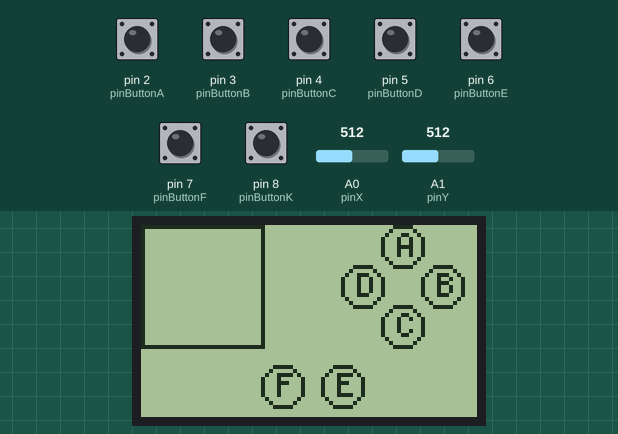
A sketch run on a simulated Arduino Uno, built with avr-gcc and run on an emulated ATmega328P. On the bench: 84×48 one-colour display. Inputs (shaded band) come from the test bench; at power-on: pin 2 (pinButtonA), pin 3 (pinButtonB), pin 4 (pinButtonC), pin 5 (pinButtonD), pin 6 (pinButtonE), pin 7 (pinButtonF), pin 8 (pinButtonK) HIGH, A0 (pinX) = 512, A1 (pinY) = 512.

Above: at 1.2 s.
1.3 s: pin 8 (pinButtonK) pulled LOW for 0.15 s
At 1.51 s:
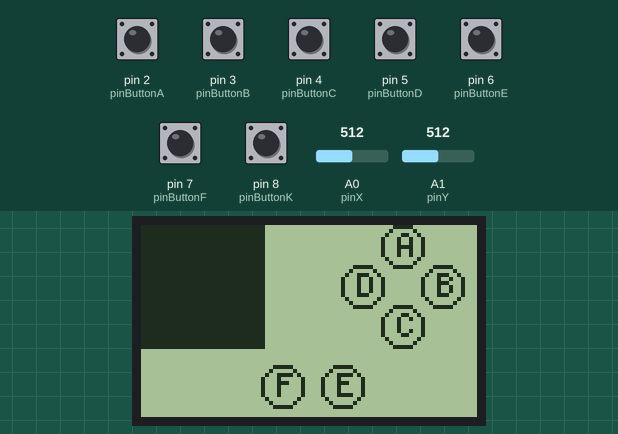
3.1 s: pin 8 (pinButtonK) pulled LOW for 0.15 s
4.9 s: pin 2 (pinButtonA) pulled LOW for 1 s
At 5.7 s:
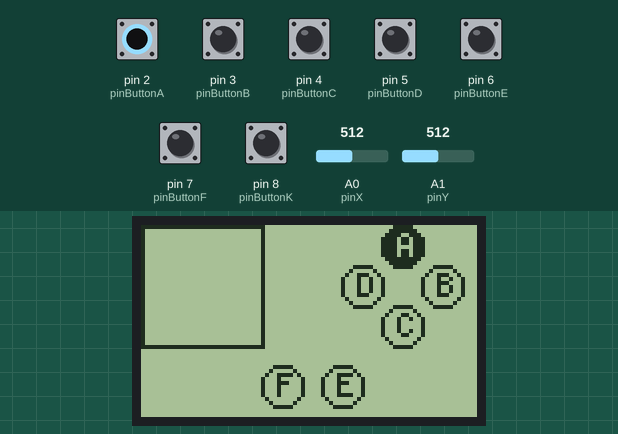
7.4 s: pin 6 (pinButtonE) pulled LOW for 1 s
At 8.2 s:
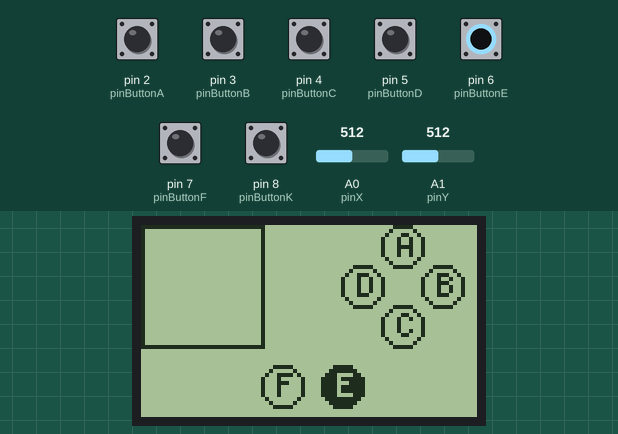
9.9 s: pin 3 (pinButtonB) pulled LOW for 0.15 s
At 10.2 s:
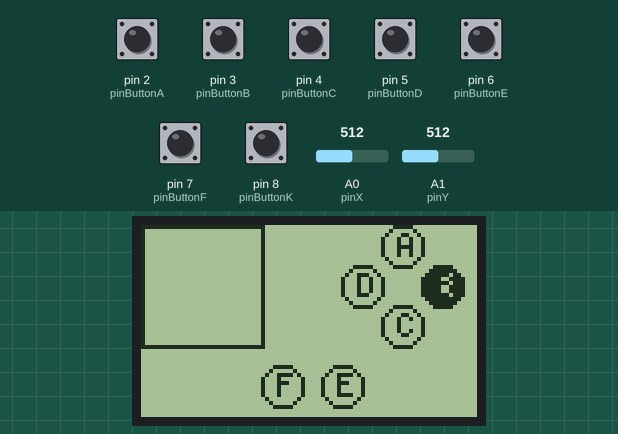
11.7 s: pin 4 (pinButtonC) pulled LOW for 0.15 s
At 11.88 s:
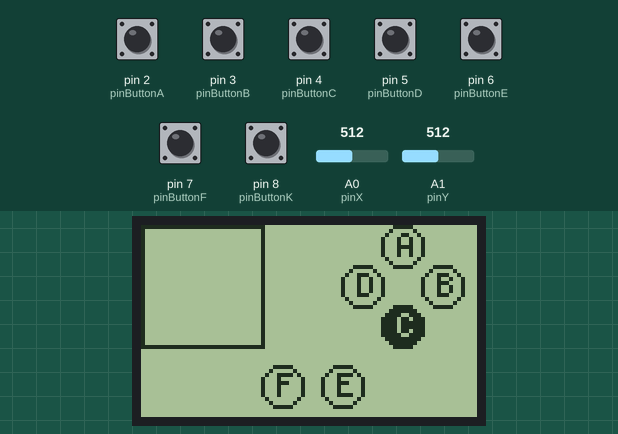
Timing chart, 0 to 14.4 s (numbered marks = the images above; inputs shaded):
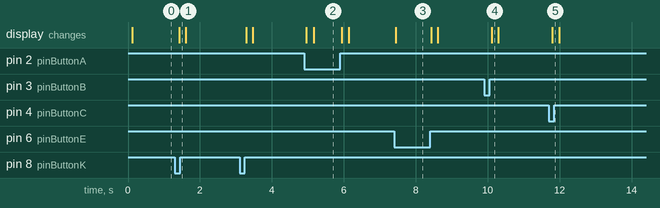

Measured:
- after the input at 1.3 s, the display: changes after 0.12 s (image 1)
- after the input at 4.9 s, the display: first changes after 0.06 s (image 2 shows a later state)
- after the input at 7.4 s, the display: changes at once (image 3)
- after the input at 9.9 s, the display: changes after 0.21 s (image 4)
- after the input at 11.7 s, the display: changes after 0.10 s (image 5)

The sketch:

joystick-shield-u8g2.ino
```cpp
// (licence header left out)
#include <Arduino.h>
#include <U8g2lib.h>

#ifdef U8X8_HAVE_HW_SPI
#include <SPI.h>
#endif
#ifdef U8X8_HAVE_HW_I2C
#include <Wire.h>
#endif

// Please UNCOMMENT one of the contructor lines below
// U8g2 Contructor List (Picture Loop Page Buffer)
// The complete list is available here: https://github.com/olikraus/u8g2/wiki/u8g2setupcpp
// Please update the pin numbers according to your setup. Use U8X8_PIN_NONE if the reset pin is not connected
//U8G2_NULL u8g2(U8G2_R0);  // null device, a 8x8 pixel display which does nothing
//U8G2_SSD1306_128X64_NONAME_1_4W_SW_SPI u8g2(U8G2_R0, /* clock=*/ 13, /* data=*/ 11, /* cs=*/ 10, /* dc=*/ 9, /* reset=*/ 8);
//U8G2_SSD1306_128X64_NONAME_1_4W_HW_SPI u8g2(U8G2_R0, /* cs=*/ 12, /* dc=*/ 4, /* reset=*/ 6); // Arduboy (Production, Kickstarter Edition)
//U8G2_SSD1306_128X64_NONAME_1_4W_HW_SPI u8g2(U8G2_R0, /* cs=*/ 10, /* dc=*/ 9, /* reset=*/ 8);
//U8G2_SSD1306_128X64_NONAME_1_3W_SW_SPI u8g2(U8G2_R0, /* clock=*/ 13, /* data=*/ 11, /* cs=*/ 10, /* reset=*/ 8);
//U8G2_SSD1306_128X64_NONAME_1_HW_I2C u8g2(U8G2_R0, /* reset=*/ U8X8_PIN_NONE);
//U8G2_SSD1306_128X64_ALT0_1_HW_I2C u8g2(U8G2_R0, /* reset=*/ U8X8_PIN_NONE);   // same as the NONAME variant, but may solve the "every 2nd line skipped" problem
//U8G2_SSD1306_128X64_NONAME_1_SW_I2C u8g2(U8G2_R0, /* clock=*/ 13, /* data=*/ 11, /* reset=*/ 8);
//U8G2_SSD1306_128X64_NONAME_1_SW_I2C u8g2(U8G2_R0, /* clock=*/ SCL, /* data=*/ SDA, /* reset=*/ U8X8_PIN_NONE);   // All Boards without Reset of the Display
//U8G2_SSD1306_128X64_NONAME_1_SW_I2C u8g2(U8G2_R0, /* clock=*/ 16, /* data=*/ 17, /* reset=*/ U8X8_PIN_NONE);   // ESP32 Thing, pure SW emulated I2C
//U8G2_SSD1306_128X64_NONAME_1_HW_I2C u8g2(U8G2_R0, /* reset=*/ U8X8_PIN_NONE, /* clock=*/ 16, /* data=*/ 17);   // ESP32 Thing, HW I2C with pin remapping
//U8G2_SSD1306_128X64_NONAME_1_6800 u8g2(U8G2_R0, 13, 11, 2, 3, 4, 5, 6, A4, /*enable=*/ 7, /*cs=*/ 10, /*dc=*/ 9, /*reset=*/ 8);
//U8G2_SSD1306_128X64_NONAME_1_8080 u8g2(U8G2_R0, 13, 11, 2, 3, 4, 5, 6, A4, /*enable=*/ 7, /*cs=*/ 10, /*dc=*/ 9, /*reset=*/ 8);
//U8G2_SSD1306_128X64_VCOMH0_1_4W_HW_SPI u8g2(U8G2_R0, /* cs=*/ 10, /* dc=*/ 9, /* reset=*/ 8); // same as the NONAME variant, but maximizes setContrast() range
//U8G2_SSD1306_128X64_ALT0_1_4W_HW_SPI u8g2(U8G2_R0, /* cs=*/ 10, /* dc=*/ 9, /* reset=*/ 8); // same as the NONAME variant, but may solve the "every 2nd line skipped" problem
//U8G2_SH1106_128X64_NONAME_1_4W_HW_SPI u8g2(U8G2_R0, /* cs=*/ 10, /* dc=*/ 9, /* reset=*/ 8);
//U8G2_SH1106_128X64_NONAME_1_HW_I2C u8g2(U8G2_R0, /* reset=*/ U8X8_PIN_NONE);
//U8G2_SH1106_128X64_VCOMH0_1_4W_HW_SPI u8g2(U8G2_R0, /* cs=*/ 10, /* dc=*/ 9, /* reset=*/ 8);    // same as the NONAME variant, but maximizes setContrast() range
//U8G2_SH1106_128X64_WINSTAR_1_4W_HW_SPI u8g2(U8G2_R0, /* cs=*/ 10, /* dc=*/ 9, /* reset=*/ 8);   // same as the NONAME variant, but uses updated SH1106 init sequence
//U8G2_SH1107_64X128_1_4W_HW_SPI u8g2(U8G2_R0, /* cs=*/ 10, /* dc=*/ 9, /* reset=*/ 8);
//U8G2_SH1107_128X128_1_4W_HW_SPI u8g2(U8G2_R0, /* cs=*/ 10, /* dc=*/ 9, /* reset=*/ 8);
//U8G2_SH1107_128X128_1_HW_I2C u8g2(U8G2_R0, /* reset=*/ 8);
//U8G2_SH1107_SEEED_96X96_1_4W_HW_SPI u8g2(U8G2_R0, /* cs=*/ 10, /* dc=*/ 9, /* reset=*/ 8);
//U8G2_SSD1306_128X32_UNIVISION_1_SW_I2C u8g2(U8G2_R0, /* clock=*/ 21, /* data=*/ 20, /* reset=*/ U8X8_PIN_NONE);   // Adafruit Feather M0 Basic Proto + FeatherWing OLED
//U8G2_SSD1306_128X32_UNIVISION_1_SW_I2C u8g2(U8G2_R0, /* clock=*/ SCL, /* data=*/ SDA, /* reset=*/ U8X8_PIN_NONE);   // Adafruit Feather ESP8266/32u4 Boards + FeatherWing OLED
//U8G2_SSD1306_128X32_UNIVISION_1_HW_I2C u8g2(U8G2_R0, /* reset=*/ U8X8_PIN_NONE);   // Adafruit ESP8266/32u4/ARM Boards + FeatherWing OLED
//U8G2_SSD1306_128X32_UNIVISION_1_HW_I2C u8g2(U8G2_R0, /* reset=*/ U8X8_PIN_NONE, /* clock=*/ SCL, /* data=*/ SDA);   // pin remapping with ESP8266 HW I2C
//U8G2_SSD1306_64X48_ER_1_HW_I2C u8g2(U8G2_R0, /* reset=*/ U8X8_PIN_NONE);   // EastRising 0.66" OLED breakout board, Uno: A4=SDA, A5=SCL, 5V powered
//U8G2_SSD1306_64X32_NONAME_1_HW_I2C u8g2(U8G2_R0, /* reset=*/ U8X8_PIN_NONE);
//U8G2_SSD1306_64X32_1F_1_HW_I2C u8g2(U8G2_R0, /* reset=*/ U8X8_PIN_NONE);
//U8G2_SSD1306_96X16_ER_1_HW_I2C u8g2(U8G2_R0, /* reset=*/ U8X8_PIN_NONE);   // EastRising 0.69" OLED
//U8G2_SSD1322_NHD_256X64_1_4W_SW_SPI u8g2(U8G2_R0, /* clock=*/ 13, /* data=*/ 11, /* cs=*/ 10, /* dc=*/ 9, /* reset=*/ 8); // Enable U8G2_16BIT in u8g2.h
//U8G2_SSD1322_NHD_256X64_1_4W_HW_SPI u8g2(U8G2_R0, /* cs=*/ 10, /* dc=*/ 9, /* reset=*/ 8);  // Enable U8G2_16BIT in u8g2.h
//U8G2_SSD1322_NHD_128X64_1_4W_SW_SPI u8g2(U8G2_R0, /* clock=*/ 13, /* data=*/ 11, /* cs=*/ 10, /* dc=*/ 9, /* reset=*/ 8);
//U8G2_SSD1322_NHD_128X64_1_4W_HW_SPI u8g2(U8G2_R0, /* cs=*/ 10, /* dc=*/ 9, /* reset=*/ 8);
//U8G2_SSD1325_NHD_128X64_1_4W_SW_SPI u8g2(U8G2_R0, /* clock=*/ 13, /* data=*/ 11, /* cs=*/ 10, /* dc=*/ 9, /* reset=*/ 8);
//U8G2_SSD1325_NHD_128X64_1_4W_HW_SPI u8g2(U8G2_R0, /* cs=*/ 10, /* dc=*/ 9, /* reset=*/ 8);
//U8G2_SSD1326_ER_256X32_1_4W_SW_SPI u8g2(U8G2_R0, /* clock=*/ 13, /* data=*/ 11, /* cs=*/ 10, /* dc=*/ 9, /* reset=*/ 8);         // experimental driver for ER-OLED018-1
//U8G2_SSD1327_SEEED_96X96_1_SW_I2C u8g2(U8G2_R0, /* clock=*/ SCL, /* data=*/ SDA, /* reset=*/ U8X8_PIN_NONE);  // Seeedstudio Grove OLED 96x96
//U8G2_SSD1327_SEEED_96X96_1_HW_I2C u8g2(U8G2_R0, /* reset=*/ U8X8_PIN_NONE); // Seeedstudio Grove OLED 96x96
//U8G2_SSD1327_MIDAS_128X128_1_4W_SW_SPI u8g2(U8G2_R0, /* clock=*/ 13, /* data=*/ 11, /* cs=*/ 10, /* dc=*/ 9, /* reset=*/ 8);
//U8G2_SSD1327_MIDAS_128X128_1_4W_HW_SPI u8g2(U8G2_R0, /* cs=*/ 10, /* dc=*/ 9, /* reset=*/ 8);
//U8G2_SSD1329_128X96_NONAME_1_4W_SW_SPI u8g2(U8G2_R0, /* clock=*/ 13, /* data=*/ 11, /* cs=*/ 10, /* dc=*/ 9, /* reset=*/ 8);
//U8G2_SSD1329_128X96_NONAME_1_4W_HW_SPI u8g2(U8G2_R0, /* cs=*/ 10, /* dc=*/ 9, /* reset=*/ 8);
//U8G2_SSD1305_128X32_NONAME_1_4W_SW_SPI u8g2(U8G2_R0, /* clock=*/ 13, /* data=*/ 11, /* cs=*/ 10, /* dc=*/ 9, /* reset=*/ 8);
//U8G2_SSD1305_128X32_NONAME_1_4W_HW_SPI u8g2(U8G2_R0, /* cs=*/ 10, /* dc=*/ 9, /* reset=*/ 8);
//U8G2_SSD1309_128X64_NONAME0_1_4W_SW_SPI u8g2(U8G2_R0, /* clock=*/ 13, /* data=*/ 11, /* cs=*/ 10, /* dc=*/ 9, /* reset=*/ 8);
//U8G2_SSD1309_128X64_NONAME0_1_4W_HW_SPI u8g2(U8G2_R0, /* cs=*/ 10, /* dc=*/ 9, /* reset=*/ 8);
//U8G2_SSD1309_128X64_NONAME2_1_4W_SW_SPI u8g2(U8G2_R0, /* clock=*/ 13, /* data=*/ 11, /* cs=*/ 10, /* dc=*/ 9, /* reset=*/ 8);
//U8G2_SSD1309_128X64_NONAME2_1_4W_HW_SPI u8g2(U8G2_R0, /* cs=*/ 10, /* dc=*/ 9, /* reset=*/ 8);
//U8G2_LD7032_60X32_1_4W_SW_SPI u8g2(U8G2_R0, /* clock=*/ 11, /* data=*/ 12, /* cs=*/ 9, /* dc=*/ 10, /* reset=*/ 8); // SW SPI Nano Board
//U8G2_LD7032_60X32_1_4W_SW_I2C u8g2(U8G2_R0, /* clock=*/ 11, /* data=*/ 12, /* reset=*/ U8X8_PIN_NONE);  // NOT TESTED!
//U8G2_UC1701_EA_DOGS102_1_4W_SW_SPI u8g2(U8G2_R0, /* clock=*/ 13, /* data=*/ 11, /* cs=*/ 10, /* dc=*/ 9, /* reset=*/ 8);
//U8G2_UC1701_EA_DOGS102_1_4W_HW_SPI u8g2(U8G2_R0, /* cs=*/ 10, /* dc=*/ 9, /* reset=*/ 8);
//U8G2_PCD8544_84X48_1_4W_SW_SPI u8g2(U8G2_R0, /* clock=*/ 13, /* data=*/ 11, /* cs=*/ 10, /* dc=*/ 9, /* reset=*/ 8);  // Nokia 5110 Display
//U8G2_PCD8544_84X48_1_4W_HW_SPI u8g2(U8G2_R0, /* cs=*/ 10, /* dc=*/ 9, /* reset=*/ 8);           // Nokia 5110 Display
//U8G2_PCF8812_96X65_1_4W_SW_SPI u8g2(U8G2_R0, /* clock=*/ 13, /* data=*/ 11, /* cs=*/ 10, /* dc=*/ 9, /* reset=*/ 8);  // Could be also PCF8814
//U8G2_PCF8812_96X65_1_4W_HW_SPI u8g2(U8G2_R0, /* cs=*/ 10, /* dc=*/ 9, /* reset=*/ 8);           // Could be also PCF8814
//U8G2_HX1230_96X68_1_3W_SW_SPI u8g2(U8G2_R0, /* clock=*/ 13, /* data=*/ 11, /* cs=*/ 10, /* reset=*/ 8);
//U8G2_HX1230_96X68_1_4W_SW_SPI u8g2(U8G2_R0, /* clock=*/ 13, /* data=*/ 11, /* cs=*/ 10, /* dc=*/ 9, /* reset=*/ 8);
//U8G2_KS0108_128X64_1 u8g2(U8G2_R0, 8, 9, 10, 11, 4, 5, 6, 7, /*enable=*/ 18, /*dc=*/ 17, /*cs0=*/ 14, /*cs1=*/ 15, /*cs2=*/ U8X8_PIN_NONE, /* reset=*/  U8X8_PIN_NONE);   // Set R/W to low!
//U8G2_KS0108_ERM19264_1 u8g2(U8G2_R0, 8, 9, 10, 11, 4, 5, 6, 7, /*enable=*/ 18, /*dc=*/ 17, /*cs0=*/ 14, /*cs1=*/ 15, /*cs2=*/ 16, /* reset=*/  U8X8_PIN_NONE);  // Set R/W to low!
//U8G2_ST7920_192X32_1_8080 u8g2(U8G2_R0, 8, 9, 10, 11, 4, 5, 6, 7, /*enable=*/ 18, /*cs=*/ U8X8_PIN_NONE, /*dc=*/ 17, /*reset=*/ U8X8_PIN_NONE);
//U8G2_ST7920_192X32_1_SW_SPI u8g2(U8G2_R0, /* clock=*/ 18 /* A4 */ , /* data=*/ 16 /* A2 */, /* CS=*/ 17 /* A3 */, /* reset=*/ U8X8_PIN_NONE);
//U8G2_ST7920_128X64_1_8080 u8g2(U8G2_R0, 8, 9, 10, 11, 4, 5, 6, 7, /*enable=*/ 18 /* A4 */, /*cs=*/ U8X8_PIN_NONE, /*dc/rs=*/ 17 /* A3 */, /*reset=*/ 15 /* A1 */);  // Remember to set R/W to 0
//U8G2_ST7920_128X64_1_SW_SPI u8g2(U8G2_R0, /* clock=*/ 18 /* A4 */ , /* data=*/ 16 /* A2 */, /* CS=*/ 17 /* A3 */, /* reset=*/ U8X8_PIN_NONE);
//U8G2_ST7920_128X64_1_SW_SPI u8g2(U8G2_R0, /* clock=*/ 13, /* data=*/ 11, /* CS=*/ 10, /* reset=*/ 8);
//U8G2_ST7920_128X64_1_HW_SPI u8g2(U8G2_R0, /* CS=*/ 10, /* reset=*/ 8);
//U8G2_ST7565_EA_DOGM128_1_4W_SW_SPI u8g2(U8G2_R0, /* clock=*/ 13, /* data=*/ 11, /* cs=*/ 10, /* dc=*/ 9, /* reset=*/ 8);
//U8G2_ST7565_EA_DOGM128_1_4W_HW_SPI u8g2(U8G2_R0, /* cs=*/ 10, /* dc=*/ 9, /* reset=*/ 8);
//U8G2_ST7565_64128N_1_4W_SW_SPI u8g2(U8G2_R0, /* clock=*/ 13, /* data=*/ 11, /* cs=*/ 10, /* dc=*/ 9, /* reset=*/ 8);
//U8G2_ST7565_64128N_1_4W_HW_SPI u8g2(U8G2_R0, /* cs=*/ 10, /* dc=*/ 9, /* reset=*/ 8);
//U8G2_ST7565_EA_DOGM132_1_4W_SW_SPI u8g2(U8G2_R0, /* clock=*/ 13, /* data=*/ 11, /* cs=*/ 10, /* dc=*/ 9, /* reset=*/ U8X8_PIN_NONE);  // DOGM132 Shield
//U8G2_ST7565_EA_DOGM132_1_4W_HW_SPI u8g2(U8G2_R0, /* cs=*/ 10, /* dc=*/ 9, /* reset=*/ U8X8_PIN_NONE); // DOGM132 Shield
//U8G2_ST7565_ZOLEN_128X64_1_4W_SW_SPI u8g2(U8G2_R0, /* clock=*/ 13, /* data=*/ 11, /* cs=*/ 10, /* dc=*/ 9, /* reset=*/ 8);
//U8G2_ST7565_ZOLEN_128X64_1_4W_HW_SPI u8g2(U8G2_R0, /* cs=*/ 10, /* dc=*/ 9, /* reset=*/ 8);
//U8G2_ST7565_LM6059_1_4W_SW_SPI u8g2(U8G2_R0, /* clock=*/ 13, /* data=*/ 11, /* cs=*/ 10, /* dc=*/ 9, /* reset=*/ 8);    // Adafruit ST7565 GLCD
//U8G2_ST7565_LM6059_1_4W_HW_SPI u8g2(U8G2_R0, /* cs=*/ 10, /* dc=*/ 9, /* reset=*/ 8);     // Adafruit ST7565 GLCD
//U8G2_ST7565_ERC12864_1_4W_SW_SPI u8g2(U8G2_R0, /* clock=*/ 13, /* data=*/ 11, /* cs=*/ 10, /* dc=*/ 9, /* reset=*/ 8);
//U8G2_ST7565_ERC12864_1_4W_HW_SPI u8g2(U8G2_R0, /* cs=*/ 10, /* dc=*/ 9, /* reset=*/ 8);
//U8G2_ST7565_NHD_C12832_1_4W_SW_SPI u8g2(U8G2_R0, /* clock=*/ 13, /* data=*/ 11, /* cs=*/ 10, /* dc=*/ 9, /* reset=*/ 8);
//U8G2_ST7565_NHD_C12832_1_4W_HW_SPI u8g2(U8G2_R0, /* cs=*/ 10, /* dc=*/ 9, /* reset=*/ 8);
//U8G2_ST7565_NHD_C12864_1_4W_SW_SPI u8g2(U8G2_R0, /* clock=*/ 13, /* data=*/ 11, /* cs=*/ 10, /* dc=*/ 9, /* reset=*/ 8);
//U8G2_ST7565_NHD_C12864_1_4W_HW_SPI u8g2(U8G2_R0, /* cs=*/ 10, /* dc=*/ 9, /* reset=*/ 8);
//U8G2_ST7567_PI_132X64_1_4W_SW_SPI u8g2(U8G2_R0, /* clock=*/ 13, /* data=*/ 11, /* cs=*/ 7, /* dc=*/ 9, /* reset=*/ 8);  // Pax Instruments Shield, LCD_BL=6
//U8G2_ST7567_PI_132X64_1_4W_HW_SPI u8g2(U8G2_R0, /* cs=*/ 7, /* dc=*/ 9, /* reset=*/ 8);  // Pax Instruments Shield, LCD_BL=6
//U8G2_ST7567_JLX12864_1_4W_SW_SPI u8g2(U8G2_R0, /* clock=*/ 13, /* data=*/ 11, /* cs=*/ 7, /* dc=*/ 9, /* reset=*/ 8);
//U8G2_ST7567_JLX12864_1_4W_HW_SPI u8g2(U8G2_R0, /* cs=*/ 7, /* dc=*/ 9, /* reset=*/ 8);
//U8G2_ST75256_JLX172104_1_4W_SW_SPI u8g2(U8G2_R0, /* clock=*/ 13, /* data=*/ 11, /* cs=*/ 10, /* dc=*/ 9, /* reset=*/ 8);
//U8G2_ST75256_JLX172104_1_4W_HW_SPI u8g2(U8G2_R0, /* cs=*/ 10, /* dc=*/ 9, /* reset=*/ 8);
//U8G2_ST75256_JLX256128_1_4W_SW_SPI u8g2(U8G2_R0, /* clock=*/ 13, /* data=*/ 11, /* cs=*/ 10, /* dc=*/ 9, /* reset=*/ 8);  // Enable U8g2 16 bit mode for this display
//U8G2_ST75256_JLX256128_1_4W_HW_SPI u8g2(U8G2_R0, /* cs=*/ 10, /* dc=*/ 9, /* reset=*/ 8);       // Enable U8g2 16 bit mode for this display
//U8G2_ST75256_JLX25664_1_2ND_HW_I2C u8g2(U8G2_R0, /* reset=*/ 8);  // Due, 2nd I2C, enable U8g2 16 bit mode for this display
//U8G2_NT7534_TG12864R_1_4W_SW_SPI u8g2(U8G2_R0, /* clock=*/ 13, /* data=*/ 11, /* cs=*/ 10, /* dc=*/ 9, /* reset=*/ 8);
//U8G2_NT7534_TG12864R_1_4W_HW_SPI u8g2(U8G2_R0, /* cs=*/ 10, /* dc=*/ 9, /* reset=*/ 8);
//U8G2_ST7588_JLX12864_1_SW_I2C u8g2(U8G2_R0, /* clock=*/ SCL, /* data=*/ SDA, /* reset=*/ 5);
//U8G2_ST7588_JLX12864_1_HW_I2C u8g2(U8G2_R0, /* reset=*/ 5);
//U8G2_IST3020_ERC19264_1_6800 u8g2(U8G2_R0, 44, 43, 42, 41, 40, 39, 38, 37,  /*enable=*/ 28, /*cs=*/ 32, /*dc=*/ 30, /*reset=*/ 31); // Connect WR pin with GND
//U8G2_IST3020_ERC19264_1_8080 u8g2(U8G2_R0, 44, 43, 42, 41, 40, 39, 38, 37,  /*enable=*/ 29, /*cs=*/ 32, /*dc=*/ 30, /*reset=*/ 31); // Connect RD pin with 3.3V
//U8G2_IST3020_ERC19264_1_4W_SW_SPI u8g2(U8G2_R0, /* clock=*/ 13, /* data=*/ 11, /* cs=*/ 10, /* dc=*/ 9, /* reset=*/ 8);
//U8G2_LC7981_160X80_1_6800 u8g2(U8G2_R0, 8, 9, 10, 11, 4, 5, 6, 7, /*enable=*/ 18, /*cs=*/ 14, /*dc=*/ 15, /*reset=*/ 16); // Connect RW with GND
//U8G2_LC7981_160X160_1_6800 u8g2(U8G2_R0, 8, 9, 10, 11, 4, 5, 6, 7, /*enable=*/ 18, /*cs=*/ 14, /*dc=*/ 15, /*reset=*/ 16); // Connect RW with GND
//U8G2_LC7981_240X128_1_6800 u8g2(U8G2_R0, 8, 9, 10, 11, 4, 5, 6, 7, /*enable=*/ 18, /*cs=*/ 14, /*dc=*/ 15, /*reset=*/ 16); // Connect RW with GND
//U8G2_SED1520_122X32_1 u8g2(U8G2_R0, 8, 9, 10, 11, 4, 5, 6, 7, /*dc=*/ A0, /*e1=*/ A3, /*e2=*/ A2, /* reset=*/  A4);   // Set R/W to low!
//U8G2_T6963_240X128_1_8080 u8g2(U8G2_R0, 8, 9, 10, 11, 4, 5, 6, 7, /*enable=*/ 17, /*cs=*/ 14, /*dc=*/ 15, /*reset=*/ 16); // Connect RD with +5V, FS0 and FS1 with GND
//U8G2_T6963_256X64_1_8080 u8g2(U8G2_R0, 8, 9, 10, 11, 4, 5, 6, 7, /*enable=*/ 17, /*cs=*/ 14, /*dc=*/ 15, /*reset=*/ 16); // Connect RD with +5V, FS0 and FS1 with GND
//U8G2_SED1330_240X128_1_8080 u8g2(U8G2_R0, 8, 9, 10, 11, 4, 5, 6, 7, /*enable=*/ 17, /*cs=*/ 14, /*dc=*/ 15, /*reset=*/ 16); // Connect /RD = E with +5V, enable is /WR = RW, FG with GND, 14=Uno Pin A0
//U8G2_SED1330_240X128_1_6800 u8g2(U8G2_R0, 8, 9, 10, 11, 4, 5, 6, 7,  /*enable=*/ 17, /*cs=*/ 14, /*dc=*/ 15, /*reset=*/ 16); // A0 is dc pin, /WR = RW = GND, enable is /RD = E
//U8G2_RA8835_NHD_240X128_1_8080 u8g2(U8G2_R0, 8, 9, 10, 11, 4, 5, 6, 7, /*enable=*/ 17, /*cs=*/ 14, /*dc=*/ 15, /*reset=*/ 16); // Connect /RD = E with +5V, enable is /WR = RW, FG with GND, 14=Uno Pin A0
//U8G2_RA8835_NHD_240X128_1_6800 u8g2(U8G2_R0, 8, 9, 10, 11, 4, 5, 6, 7,  /*enable=*/ 17, /*cs=*/ 14, /*dc=*/ 15, /*reset=*/ 16); // A0 is dc pin, /WR = RW = GND, enable is /RD = E
//U8G2_UC1601_128X32_1_4W_SW_SPI u8g2(U8G2_R0, /* clock=*/ 13, /* data=*/ 11, /* cs=*/ 10, /* dc=*/ 9, /* reset=*/ 8);
//U8G2_UC1601_128X32_1_3W_SW_SPI u8g2(U8G2_R0, /* clock=*/ 13, /* data=*/ 11, /* cs=*/ 10, /* reset=*/ 8);
//U8G2_UC1604_JLX19264_1_4W_SW_SPI u8g2(U8G2_R0, /* clock=*/ 13, /* data=*/ 11, /* cs=*/ 10, /* dc=*/ 9, /* reset=*/ 8);
//U8G2_UC1604_JLX19264_1_4W_HW_SPI u8g2(U8G2_R0, /* cs=*/ 10, /* dc=*/ 9, /* reset=*/ 8);
//U8G2_UC1608_ERC24064_1_4W_SW_SPI u8g2(U8G2_R0, /* clock=*/ 13, /* data=*/ 11, /* cs=*/ 10, /* dc=*/ 9, /* reset=*/ 8);  // SW SPI, Due ERC24064-1 Test Setup
//U8G2_UC1608_ERC240120_1_4W_SW_SPI u8g2(U8G2_R0, /* clock=*/ 13, /* data=*/ 11, /* cs=*/ 10, /* dc=*/ 9, /* reset=*/ 8);
//U8G2_UC1608_240X128_1_4W_SW_SPI u8g2(U8G2_R0, /* clock=*/ 13, /* data=*/ 11, /* cs=*/ 10, /* dc=*/ 9, /* reset=*/ 8);  // SW SPI, Due ERC24064-1 Test Setup
//U8G2_UC1610_EA_DOGXL160_1_4W_SW_SPI u8g2(U8G2_R0, /* clock=*/ 13, /* data=*/ 11, /* cs=*/ 10, /* dc=*/ 9, /* reset=*/  U8X8_PIN_NONE);
//U8G2_UC1610_EA_DOGXL160_1_4W_HW_SPI u8g2(U8G2_R0, /* cs=*/ 10, /* dc=*/ 9, /* reset=*/  U8X8_PIN_NONE);
//U8G2_UC1611_EA_DOGM240_1_2ND_HW_I2C u8g2(U8G2_R0, /* reset=*/ 8); // Due, 2nd I2C, DOGM240 Test Board
//U8G2_UC1611_EA_DOGM240_1_4W_SW_SPI u8g2(U8G2_R0, /* clock=*/ 13, /* data=*/ 11, /* cs=*/ 10, /* dc=*/ 9, /* reset=*/ 8);   // SW SPI, Due DOGXL240 Test Board
//U8G2_UC1611_EA_DOGXL240_1_2ND_HW_I2C u8g2(U8G2_R0, /* reset=*/ 8);  // Due, 2nd I2C, DOGXL240 Test Board
//U8G2_UC1611_EA_DOGXL240_1_4W_SW_SPI u8g2(U8G2_R0, /* clock=*/ 13, /* data=*/ 11, /* cs=*/ 10, /* dc=*/ 9, /* reset=*/ 8);   // SW SPI, Due DOGXL240 Test Board
//U8G2_UC1611_EW50850_1_8080 u8g2(U8G2_R0, 8, 9, 10, 11, 4, 5, 6, 7,  /*enable=*/ 18, /*cs=*/ 3, /*dc=*/ 16, /*reset=*/ 16); // 240x160, Connect RD/WR1 pin with 3.3V, CS is aktive high
//U8G2_UC1638_160X128_1_4W_HW_SPI u8g2(U8G2_R2, /* cs=*/ 2, /* dc=*/ 3, /* reset=*/ 4);  // Not tested
//U8G2_SSD1606_172X72_1_4W_SW_SPI u8g2(U8G2_R0, /* clock=*/ 13, /* data=*/ 11, /* cs=*/ 10, /* dc=*/ 9, /* reset=*/ 8);   // eInk/ePaper Display
//U8G2_SSD1607_200X200_1_4W_SW_SPI u8g2(U8G2_R0, /* clock=*/ 13, /* data=*/ 11, /* cs=*/ 10, /* dc=*/ 9, /* reset=*/ 8);  // eInk/ePaper Display, original LUT from embedded artists
//U8G2_SSD1607_GD_200X200_1_4W_SW_SPI u8g2(U8G2_R0, /* clock=*/ 13, /* data=*/ 11, /* cs=*/ 10, /* dc=*/ 9, /* reset=*/ 8); // Good Display
//U8G2_IL3820_296X128_1_4W_SW_SPI u8g2(U8G2_R0, /* clock=*/ 13, /* data=*/ 11, /* cs=*/ 10, /* dc=*/ 9, /* reset=*/ 8); // WaveShare 2.9 inch eInk/ePaper Display, enable 16 bit mode for this display!
//U8G2_IL3820_V2_296X128_1_4W_SW_SPI u8g2(U8G2_R0, /* clock=*/ 13, /* data=*/ 11, /* cs=*/ 10, /* dc=*/ 9, /* reset=*/ 8);  // ePaper Display, lesser flickering and faster speed, enable 16 bit mode for this display!

// End of constructor list

#define RST 12
#define CS  13
#define DC  11
#define DIN 10
#define CLK  9
U8G2_PCD8544_84X48_1_4W_SW_SPI u8g2(U8G2_R0, CLK, DIN, CS, DC, RST);

//// BUTTONS ////

// Pin definitie voor knoppen
const byte pinButtonA = 2;
const byte pinButtonB = 3;
const byte pinButtonC = 4;
const byte pinButtonD = 5;
const byte pinButtonE = 6;
const byte pinButtonF = 7;
const byte pinButtonK = 8;


//// JOYSTICK ////
const byte pinX = A0;
const byte pinY = A1;

int xDirection = 0;
int yDirection = 0;

void setup(void) {

  Serial.begin(9600);

  // Knoppen
  pinMode(pinButtonA, INPUT_PULLUP);
  pinMode(pinButtonB, INPUT_PULLUP);
  pinMode(pinButtonC, INPUT_PULLUP);
  pinMode(pinButtonD, INPUT_PULLUP);
  pinMode(pinButtonE, INPUT_PULLUP);
  pinMode(pinButtonF, INPUT_PULLUP);
  pinMode(pinButtonK, INPUT_PULLUP);

  // Display
  u8g2.begin();

}

// Tekent een knop een x en y positie
// active geeft aan of the knop ingedrukt is
// label is de letter op de knop
void drawButton(int x, int y, bool active, char* label) {

  // Knop label
  u8g2.setFont(u8g2_font_5x7_tr);

  // Knop cirkel
  if (active)   {
    u8g2.drawFilledEllipse(x, y, 5, 5, U8G2_DRAW_ALL);
    u8g2.setDrawColor(0);
    u8g2.drawStr(x - 1, y + 3, label);
    u8g2.setDrawColor(1);
  } else {
    u8g2.drawCircle(x, y, 5, U8G2_DRAW_ALL);
    u8g2.drawStr(x - 1, y + 3, label);
  }

}

void loop() {


  // Maak scherm leeg
  //u8g2.clearDisplay();

  u8g2.firstPage();
  do {

  // Teken de knoppen
  drawButton(65,  5, digitalRead(pinButtonA) == LOW, "A");
  drawButton(75, 15, digitalRead(pinButtonB) == LOW, "B");
  drawButton(65, 25, digitalRead(pinButtonC) == LOW, "C");
  drawButton(55, 15, digitalRead(pinButtonD) == LOW, "D");

  drawButton(50, 40, digitalRead(pinButtonE) == LOW, "E");
  drawButton(35, 40, digitalRead(pinButtonF) == LOW, "F");

  // Lees waarden van joystick uit (0-1023)
  xDirection = analogRead(pinX);
  yDirection = analogRead(pinY);

  // Teken de joystick

  // Bereken de positie van de joystick in een 30x30 vierkant

  // Het vierkant loopt van 0-30 pixels, de joystick schaal is 0-1023.
  // 30 / 1023 = 0.0293
  int x = xDirection * 0.0293;
  int y = yDirection * 0.0293;

  // Als de joystick knop is ingedrukt
  if (digitalRead(pinButtonK) == LOW) {

    // Teken zwart vierkant met witte cirkel
    u8g2.drawBox(0, 0, 31, 31);
    u8g2.drawCircle(x, 30 - y, 1, U8G2_DRAW_ALL);
  } else {

    // Teken wit vierkant met zwarte cirkel
    u8g2.drawFrame(0, 0, 31, 31);
    u8g2.drawFilledEllipse(x, 30 - y, 1, 1, U8G2_DRAW_ALL);
  }

  //  int x = 15 + 15 * cos((45 * 3.14 / 180));
  //  int y = 15 + 15 * sin((45 * 3.14 / 180));
  //
  //  if (digitalRead(pinButtonK) == LOW) {
  //    display.fillCircle(15, 15, 15, BLACK);
  //  } else {
  //    display.drawCircle(15, 15, 15, BLACK);
  //  }
  //  display.drawLine(15, 15, x, y, BLACK);

  // Teken display
//   display.display();

  } while ( u8g2.nextPage() );
  delay(100);

}
```
